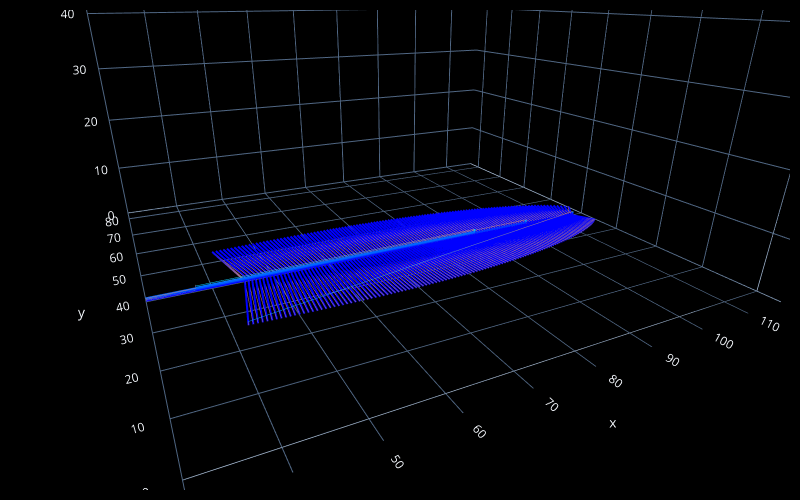

Notebook cell for this chart:
### Code cell
# preview the design

fc.transform(steps, 'plot')
# uncomment the next line to create a neat preview (click the top-left button in the plot for a .png file) - post and tag @FullControlXYZ :)
# fc.transform(steps, 'plot', fc.PlotControls(neat_for_publishing=True))
